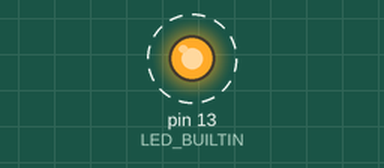
Bench run of a sketch on a simulated Arduino Uno, built with avr-gcc and run on an emulated ATmega328P. Parts: output pins drawn as LEDs (lit = HIGH). Dashed ring = blinking.

Above: at 0.3 s.
Timing chart, 0 to 3.5 s (numbered marks = the images above):
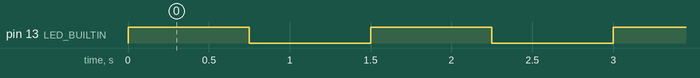

The sketch:

blink2.0.c.ino
```cpp
//this is a scuffed copy of blink so that there is a piece of code in our repo.
//Also it works now.

uint8_t jmp = false;

void setup() {
  // put your setup code here, to run once:
  pinMode(LED_BUILTIN, OUTPUT);

}

void loop() {
  // put your main code here, to run repeatedly:
  digitalWrite(LED_BUILTIN, HIGH);
  jmp = 'A';

  theDelay:
  delay(750);
  if (jmp)
  goto scuffed;
  else
  goto next;
  exit(15);


  if (false) {
    scuffed:
    digitalWrite(LED_BUILTIN, LOW);
    jmp -= 0x41;
    goto theDelay;
  }
  next:
  delay(0);
}
```

Measured:
- by itself, pin 13 (LED_BUILTIN): alternates HIGH for 0.75 s and LOW for 0.75 s
